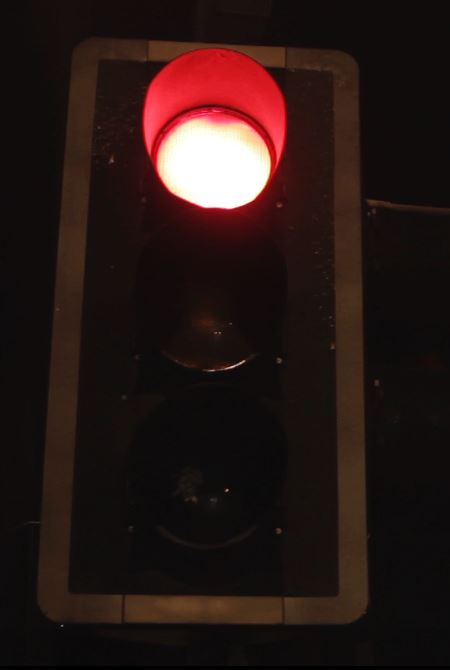
#> input picture project/red.JPG, 450 x 670 px, found by its file name
$ python cv48_hough_circle.py
#> lines starting #> are read from the running program, lines starting #| are printed output that depends on the picture; after the words box and inside, x2 and y2 are one past the last pixel; in counts of white or black regions, pixels touching at a corner belong together
## 허프변환에 의한 원 검출 함수
# cv2.HoughCircles(image, method, dp, minDist, circles=None, param1=None, param2=None, minRadius=None, maxRadius=None)
# image : 일반 그레이스케일 입력 영상(에지 영상X), 에지영상에서는 방향성분을 알 수 없음.
# (edge영상이 들어가면 흰,검밖에 없으니까 방향성분을 구할 수가 없음.) 그래디언트 벡터계산을 해야하니까
# 벡터 크기를 구할 수 있으니까 <- x,y 미분해줘야 하니까
# method : OpenCV 4.2 이하에서는 cv2.HOUGH_GRADIENT를 지정해야 함. (버전마다 조금씩 다름)
# dp : 축적배열의 크기 비율 (1넣으면 됨)
# minDist(minDistance) : 검출된 원의 중심점들의 최소거리
# circles : (cx, cy, r) 정보를 갖고 있는 np.ndarray, shape=(1, N, 3), dtype=np.float32  **직선검출에서의 shape과 다르니까 주의!
# param1 : Canny 에지 검출기의 높은 임계값
# param2 : 축적배열에서 원 검출을 하기 위한 임계값
## param1 값이 결정되면 낮은 임계치값은 자동으로 결정(1/2값으로)
## param2 값에 따라 많은 원이 검출될 수 있고, 원이 검출 안될 수 있음.
# minRadius : 검출할 원의 최소 반지름
# maxRadius : 검출할 원의 최대 반지름

import sys, cv2, numpy as np

# [8 lines of commented-out code are left out]
src = cv2.imread('./red.jpg')
#> src is the input picture: shape (670, 450, 3); mean B, G, R 21, 23.8, 39.5
# src = cv2.imread('./images/test_coin.jpg')
if src is None:
    print('Image load failed')
    sys.exit()

# 블러처리 해서 노이즈 제거하면 성능이 좋아짐.
gray = cv2.cvtColor(src, cv2.COLOR_BGR2GRAY)
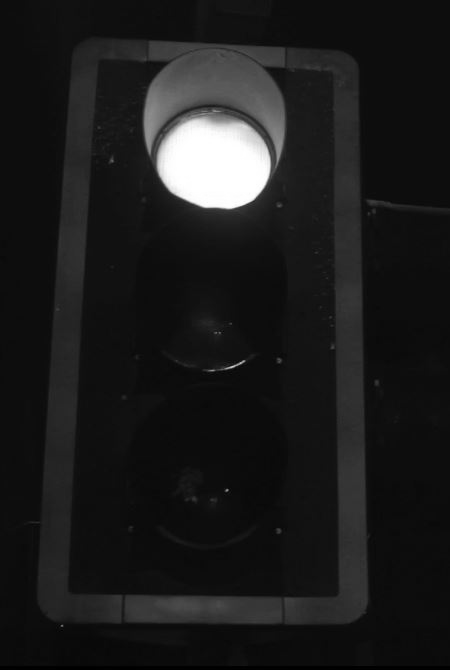
#> gray: shape (670, 450); min 0, max 255, mean 28.2
# -> 그레이스케일로 하는 이유 : 컬러일 때는 빛번짐이나 그런것들이 있어서 그런걸 제거하고 좀 더 선명한 걸 쓰기 위해
blur = cv2.GaussianBlur(gray, (0,0), 1.0)
#> slider 'minRadius' is set to 20
#> slider 'maxRadius' is set to 150
#> slider 'threshold' is set to 33


def on_trackbar(pos):
    # 트랙바에서 각자 값 가져오기
#> called with pos = 40
    rmin = cv2.getTrackbarPos('minRadius', 'img')
    rmax = cv2.getTrackbarPos('maxRadius', 'img')
    th = cv2.getTrackbarPos('threshold', 'img')

    # 원검출
    # cv2.HoughCircles(image, method, dp, minDist, circles=None, param1=None, param2=None, minRadius=None, maxRadius=None)
    circles = cv2.HoughCircles(blur, cv2.HOUGH_GRADIENT, 1, 50, param1=120, param2=th, minRadius=rmin, maxRadius=rmax)
#> circles = [[212.5, 170.5, 66.8]]
    print(circles.shape)
#| (1, 1, 3)
    dst = src.copy()
    if circles is not None:
        for i in range(circles.shape[1]):
            cx, cy, radius = circles[0][i]
            cv2.circle(dst, (cx,cy), radius, (0,0,255), 2, cv2.LINE_AA)
#> this loop made 1 pass
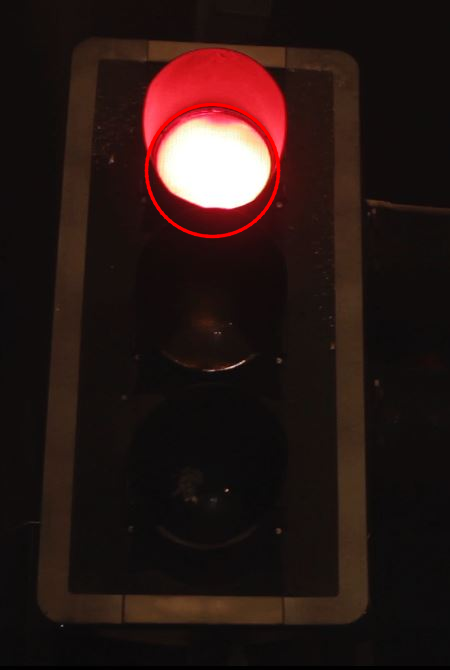
#> dst: shape (670, 450, 3); 0.67% of pixels changed, all inside (x1, y1, x2, y2) = (144, 102, 281, 239)

    cv2.imshow('img', dst)


# 트랙바 생성
cv2.imshow('img',src)
cv2.createTrackbar('minRadius', 'img', 0, 100, on_trackbar)
cv2.createTrackbar('maxRadius', 'img', 0, 150, on_trackbar)
cv2.createTrackbar('threshold', 'img', 0, 100, on_trackbar)
cv2.setTrackbarPos('minRadius', 'img', 10)
cv2.setTrackbarPos('maxRadius', 'img', 80)
cv2.setTrackbarPos('threshold', 'img', 40)
cv2.waitKey()

cv2.destroyAllWindows()
